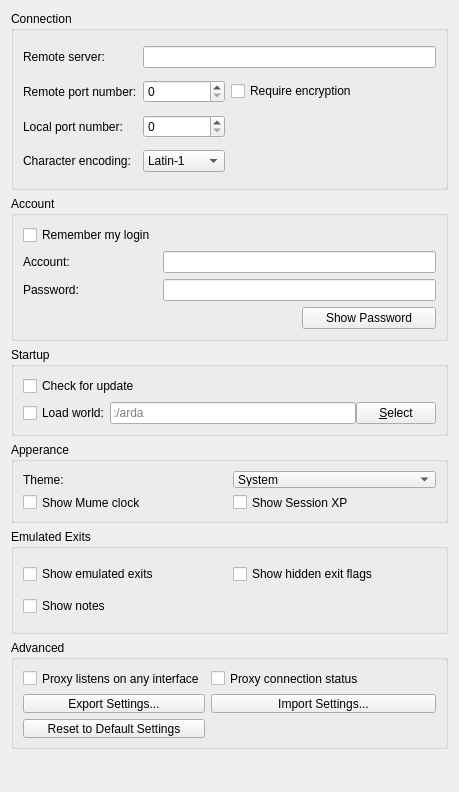
<?xml version="1.0" encoding="UTF-8"?>
<ui version="4.0">
 <class>GeneralPage</class>
 <widget class="QWidget" name="GeneralPage">
  <property name="geometry">
   <rect>
    <x>0</x>
    <y>0</y>
    <width>459</width>
    <height>792</height>
   </rect>
  </property>
  <property name="windowTitle">
   <string>Form1</string>
  </property>
  <layout class="QVBoxLayout">
   <item>
    <widget class="QGroupBox" name="groupBox_connections">
     <property name="minimumSize">
      <size>
       <width>435</width>
       <height>179</height>
      </size>
     </property>
     <property name="title">
      <string>Connection</string>
     </property>
     <layout class="QGridLayout" name="gridLayout_5">
      <item row="2" column="0">
       <widget class="QLabel" name="textLabel4_2">
        <property name="sizePolicy">
         <sizepolicy hsizetype="Minimum" vsizetype="Preferred">
          <horstretch>0</horstretch>
          <verstretch>0</verstretch>
         </sizepolicy>
        </property>
        <property name="text">
         <string>Local port number:</string>
        </property>
        <property name="buddy">
         <cstring>localPort</cstring>
        </property>
       </widget>
      </item>
      <item row="1" column="1">
       <widget class="QSpinBox" name="remotePort">
        <property name="maximum">
         <number>65535</number>
        </property>
       </widget>
      </item>
      <item row="0" column="1" colspan="3">
       <widget class="QLineEdit" name="remoteName">
        <property name="sizePolicy">
         <sizepolicy hsizetype="Expanding" vsizetype="Fixed">
          <horstretch>0</horstretch>
          <verstretch>0</verstretch>
         </sizepolicy>
        </property>
       </widget>
      </item>
      <item row="1" column="0">
       <widget class="QLabel" name="textLabel3_2">
        <property name="sizePolicy">
         <sizepolicy hsizetype="Minimum" vsizetype="Preferred">
          <horstretch>0</horstretch>
          <verstretch>0</verstretch>
         </sizepolicy>
        </property>
        <property name="text">
         <string>Remote port number:</string>
        </property>
        <property name="buddy">
         <cstring>remotePort</cstring>
        </property>
       </widget>
      </item>
      <item row="2" column="1">
       <widget class="QSpinBox" name="localPort">
        <property name="maximum">
         <number>65535</number>
        </property>
       </widget>
      </item>
      <item row="1" column="2">
       <widget class="QCheckBox" name="encryptionCheckBox">
        <property name="toolTip">
         <string>Require that your connection to MUME is always secure</string>
        </property>
        <property name="text">
         <string>Require encryption</string>
        </property>
       </widget>
      </item>
      <item row="0" column="0">
       <widget class="QLabel" name="textLabel2_2">
        <property name="sizePolicy">
         <sizepolicy hsizetype="Minimum" vsizetype="Preferred">
          <horstretch>0</horstretch>
          <verstretch>0</verstretch>
         </sizepolicy>
        </property>
        <property name="text">
         <string>Remote server:</string>
        </property>
        <property name="buddy">
         <cstring>remoteName</cstring>
        </property>
       </widget>
      </item>
      <item row="1" column="3">
       <spacer name="horizontalSpacer">
        <property name="orientation">
         <enum>Qt::Horizontal</enum>
        </property>
        <property name="sizeHint" stdset="0">
         <size>
          <width>40</width>
          <height>20</height>
         </size>
        </property>
       </spacer>
      </item>
      <item row="3" column="0">
       <widget class="QLabel" name="label">
        <property name="text">
         <string>Character encoding:</string>
        </property>
        <property name="buddy">
         <cstring>charsetComboBox</cstring>
        </property>
       </widget>
      </item>
      <item row="3" column="1">
       <widget class="QComboBox" name="charsetComboBox">
        <item>
         <property name="text">
          <string extracomment="Default encoding">Latin-1</string>
         </property>
        </item>
        <item>
         <property name="text">
          <string extracomment="Modern clients only">UTF-8</string>
         </property>
        </item>
        <item>
         <property name="text">
          <string extracomment="No special characters">US-ASCII</string>
         </property>
        </item>
       </widget>
      </item>
     </layout>
    </widget>
   </item>
   <item>
    <widget class="QGroupBox" name="groupBox_3">
     <property name="title">
      <string>Account</string>
     </property>
     <layout class="QGridLayout" name="gridLayout_7">
      <item row="1" column="0">
       <widget class="QLabel" name="label_2">
        <property name="text">
         <string>Account:</string>
        </property>
        <property name="buddy">
         <cstring>accountName</cstring>
        </property>
       </widget>
      </item>
      <item row="2" column="0">
       <widget class="QLabel" name="label_3">
        <property name="text">
         <string>Password:</string>
        </property>
        <property name="buddy">
         <cstring>accountPassword</cstring>
        </property>
       </widget>
      </item>
      <item row="1" column="1" colspan="2">
       <widget class="QLineEdit" name="accountName"/>
      </item>
      <item row="2" column="1" colspan="2">
       <widget class="QLineEdit" name="accountPassword">
        <property name="echoMode">
         <enum>QLineEdit::Password</enum>
        </property>
       </widget>
      </item>
      <item row="3" column="2">
       <widget class="QPushButton" name="showPassword">
        <property name="text">
         <string>Show Password</string>
        </property>
       </widget>
      </item>
      <item row="0" column="0" colspan="3">
       <widget class="QCheckBox" name="autoLogin">
        <property name="text">
         <string>Remember my login</string>
        </property>
       </widget>
      </item>
     </layout>
    </widget>
   </item>
   <item>
    <widget class="QGroupBox" name="groupBox">
     <property name="title">
      <string>Startup</string>
     </property>
     <layout class="QGridLayout" name="gridLayout_3">
      <item row="4" column="0" colspan="2">
       <widget class="QFrame" name="autoLoadFileFrame">
        <property name="frameShape">
         <enum>QFrame::NoFrame</enum>
        </property>
        <property name="frameShadow">
         <enum>QFrame::Plain</enum>
        </property>
        <property name="lineWidth">
         <number>0</number>
        </property>
        <layout class="QGridLayout" name="gridLayout_2">
         <property name="leftMargin">
          <number>0</number>
         </property>
         <property name="topMargin">
          <number>0</number>
         </property>
         <property name="rightMargin">
          <number>0</number>
         </property>
         <property name="bottomMargin">
          <number>0</number>
         </property>
         <property name="spacing">
          <number>0</number>
         </property>
         <item row="2" column="0">
          <widget class="QCheckBox" name="autoLoadCheck">
           <property name="text">
            <string>Load world:</string>
           </property>
          </widget>
         </item>
         <item row="2" column="1">
          <widget class="QLineEdit" name="autoLoadFileName">
           <property name="sizePolicy">
            <sizepolicy hsizetype="Expanding" vsizetype="Fixed">
             <horstretch>0</horstretch>
             <verstretch>0</verstretch>
            </sizepolicy>
           </property>
           <property name="placeholderText">
            <string>:/arda</string>
           </property>
          </widget>
         </item>
         <item row="2" column="2">
          <widget class="QPushButton" name="selectWorldFileButton">
           <property name="sizePolicy">
            <sizepolicy hsizetype="Fixed" vsizetype="Fixed">
             <horstretch>0</horstretch>
             <verstretch>0</verstretch>
            </sizepolicy>
           </property>
           <property name="text">
            <string>&amp;Select</string>
           </property>
          </widget>
         </item>
        </layout>
       </widget>
      </item>
      <item row="3" column="0" colspan="2">
       <widget class="QCheckBox" name="checkForUpdateCheckBox">
        <property name="text">
         <string>Check for update</string>
        </property>
       </widget>
      </item>
     </layout>
    </widget>
   </item>
   <item>
    <widget class="QGroupBox" name="groupBox_statusbar">
     <property name="minimumSize">
      <size>
       <width>435</width>
       <height>73</height>
      </size>
     </property>
     <property name="title">
      <string>Apperance</string>
     </property>
     <layout class="QGridLayout" name="gridLayout_4">
      <property name="bottomMargin">
       <number>9</number>
      </property>
      <item row="1" column="0">
       <widget class="QCheckBox" name="displayMumeClockCheckBox">
        <property name="text">
         <string>Show Mume clock</string>
        </property>
       </widget>
      </item>
      <item row="1" column="1">
       <widget class="QCheckBox" name="displayXPStatusCheckBox">
        <property name="text">
         <string>Show Session XP</string>
        </property>
       </widget>
      </item>
      <item row="0" column="1">
       <widget class="QComboBox" name="themeComboBox">
        <item>
         <property name="text">
          <string>System</string>
         </property>
        </item>
        <item>
         <property name="text">
          <string>Dark</string>
         </property>
        </item>
        <item>
         <property name="text">
          <string>Light</string>
         </property>
        </item>
       </widget>
      </item>
      <item row="0" column="0">
       <widget class="QLabel" name="label_4">
        <property name="text">
         <string>Theme:</string>
        </property>
        <property name="buddy">
         <cstring>themeComboBox</cstring>
        </property>
       </widget>
      </item>
     </layout>
    </widget>
   </item>
   <item>
    <widget class="QGroupBox" name="groupBox_exits">
     <property name="minimumSize">
      <size>
       <width>435</width>
       <height>105</height>
      </size>
     </property>
     <property name="title">
      <string>Emulated Exits</string>
     </property>
     <layout class="QGridLayout" name="gridLayout_6">
      <item row="1" column="0">
       <widget class="QCheckBox" name="emulatedExitsCheckBox">
        <property name="text">
         <string>Show emulated exits</string>
        </property>
       </widget>
      </item>
      <item row="2" column="0">
       <widget class="QCheckBox" name="showNotesCheckBox">
        <property name="text">
         <string>Show notes</string>
        </property>
       </widget>
      </item>
      <item row="1" column="1">
       <widget class="QCheckBox" name="showHiddenExitFlagsCheckBox">
        <property name="text">
         <string>Show hidden exit flags</string>
        </property>
       </widget>
      </item>
     </layout>
    </widget>
   </item>
   <item>
    <widget class="QGroupBox" name="groupBox_2">
     <property name="minimumSize">
      <size>
       <width>435</width>
       <height>107</height>
      </size>
     </property>
     <property name="title">
      <string>Advanced</string>
     </property>
     <layout class="QGridLayout" name="gridLayout">
      <item row="3" column="1">
       <widget class="QPushButton" name="configurationImportButton">
        <property name="text">
         <string>Import Settings...</string>
        </property>
       </widget>
      </item>
      <item row="0" column="1">
       <widget class="QCheckBox" name="proxyConnectionStatusCheckBox">
        <property name="toolTip">
         <string>Disconnect from the mud client when MUME disconnects</string>
        </property>
        <property name="text">
         <string>Proxy connection status</string>
        </property>
       </widget>
      </item>
      <item row="3" column="0">
       <widget class="QPushButton" name="configurationExportButton">
        <property name="text">
         <string>Export Settings...</string>
        </property>
       </widget>
      </item>
      <item row="0" column="0">
       <widget class="QCheckBox" name="proxyListensOnAnyInterfaceCheckBox">
        <property name="toolTip">
         <string>Allow external traffic to connect to MMapper</string>
        </property>
        <property name="text">
         <string>Proxy listens on any interface</string>
        </property>
       </widget>
      </item>
      <item row="4" column="0">
       <widget class="QPushButton" name="configurationResetButton">
        <property name="text">
         <string>Reset to Default Settings</string>
        </property>
       </widget>
      </item>
      <item row="4" column="1">
       <spacer name="horizontalSpacer_2">
        <property name="orientation">
         <enum>Qt::Horizontal</enum>
        </property>
        <property name="sizeHint" stdset="0">
         <size>
          <width>40</width>
          <height>20</height>
         </size>
        </property>
       </spacer>
      </item>
     </layout>
    </widget>
   </item>
   <item>
    <spacer name="verticalSpacer">
     <property name="orientation">
      <enum>Qt::Vertical</enum>
     </property>
     <property name="sizeHint" stdset="0">
      <size>
       <width>20</width>
       <height>40</height>
      </size>
     </property>
    </spacer>
   </item>
  </layout>
 </widget>
 <tabstops>
  <tabstop>remoteName</tabstop>
  <tabstop>remotePort</tabstop>
  <tabstop>encryptionCheckBox</tabstop>
  <tabstop>localPort</tabstop>
  <tabstop>charsetComboBox</tabstop>
  <tabstop>autoLogin</tabstop>
  <tabstop>accountName</tabstop>
  <tabstop>accountPassword</tabstop>
  <tabstop>showPassword</tabstop>
  <tabstop>checkForUpdateCheckBox</tabstop>
  <tabstop>autoLoadCheck</tabstop>
  <tabstop>autoLoadFileName</tabstop>
  <tabstop>selectWorldFileButton</tabstop>
  <tabstop>themeComboBox</tabstop>
  <tabstop>displayMumeClockCheckBox</tabstop>
  <tabstop>displayXPStatusCheckBox</tabstop>
  <tabstop>emulatedExitsCheckBox</tabstop>
  <tabstop>showHiddenExitFlagsCheckBox</tabstop>
  <tabstop>showNotesCheckBox</tabstop>
  <tabstop>proxyListensOnAnyInterfaceCheckBox</tabstop>
  <tabstop>proxyConnectionStatusCheckBox</tabstop>
 </tabstops>
 <resources/>
 <connections/>
</ui>
